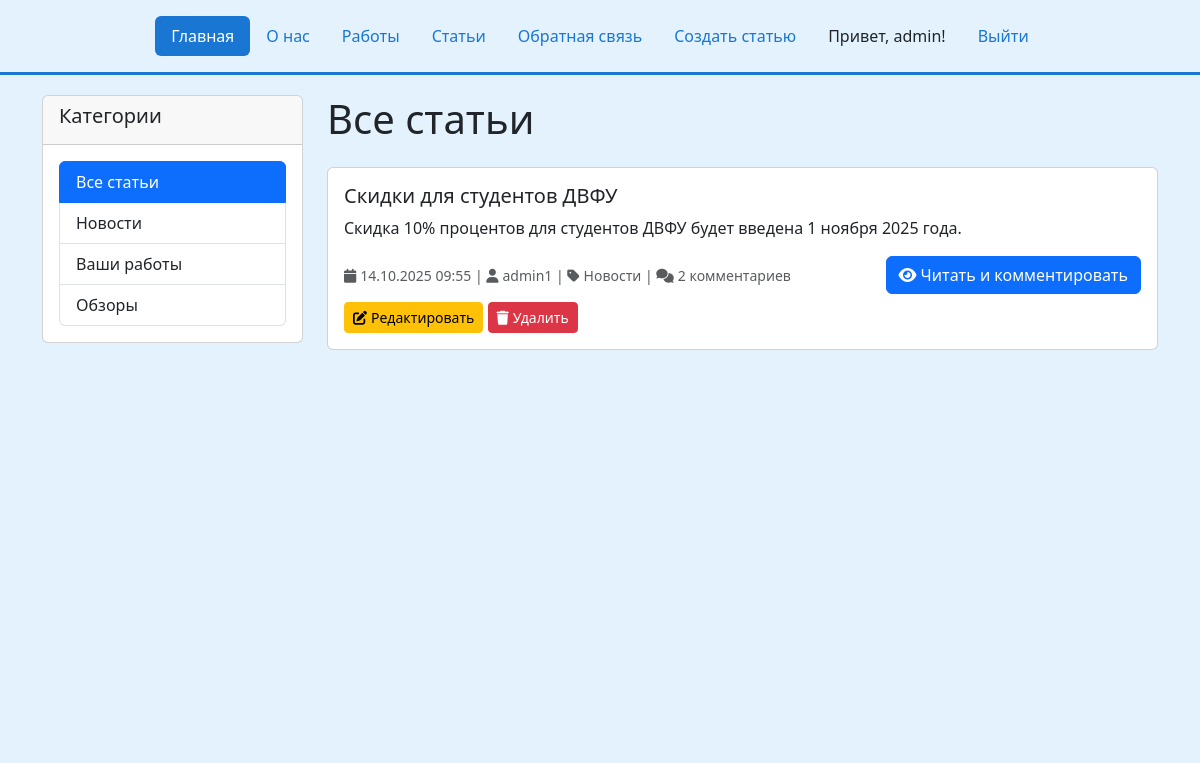
Screenshot of /articles/ (signed in) with the database file from the repository.
### my_siteApp/models.py (models this page shows, shortened)
class Article(models.Model):
    CATEGORY_CHOICES = [
        ('news', 'Новости'),
        ('works', 'Ваши работы'),
        ('review', 'Обзоры'),
    ]
    title = models.CharField(max_length=200, verbose_name="Заголовок")
    text = models.TextField(verbose_name="Текст статьи")
    created_date = models.DateTimeField(default=timezone.now, verbose_name="Дата создания")
    category = models.CharField(
        max_length=20,
        choices=CATEGORY_CHOICES,
        default='news',
        verbose_name="Категория"
    )
    user = models.ForeignKey(
        User,
        on_delete=models.CASCADE,
        related_name='articles',
        verbose_name="Автор"
    )
    class Meta:
        ordering = ['-created_date']

### my_siteApp/views.py (the view)
# urls.py: path('articles/', views.articles_list, name='articles_list'),
def articles_list(request, category=None):
    articles = Article.objects.all()
    if category:
        valid_categories = dict(Article.CATEGORY_CHOICES).keys()
        if category not in valid_categories:
            messages.error(request, 'Неверная категория')
            return redirect('articles_list')
        articles = articles.filter(category=category)
    context = {
        'articles': articles,
        'current_category': category,
        'category_choices': Article.CATEGORY_CHOICES,
    }
    return render(request, 'my_siteApp/articles_list.html', context)

### my_siteApp/templates/my_siteApp/articles_list.html (shortened to what this page needs)
{% extends 'my_siteApp/base.html' %}
{% load static %}
{% block content %}
<div class="row">
    <div class="col-md-3">
        <div class="card mb-4">
            <div class="card-header">
                <h5>Категории</h5>
            </div>
            <div class="card-body">
                <div class="list-group">
                    <a href="{% url 'articles_list' %}"
                       class="list-group-item list-group-item-action {% if not current_category %}active{% endif %}">
                        Все статьи
                    </a>
                    {% for value, label in category_choices %}
                    <a href="{% url 'articles_by_category' value %}"
                       class="list-group-item list-group-item-action {% if current_category == value %}active{% endif %}">
                        {{ label }}
                    </a>
                    {% endfor %}
                </div>
            </div>
        </div>
    </div>
    <div class="col-md-9">
        <h1 class="mb-4">
            {% if current_category %}
            {{ current_category|title }}
            {% else %}
            Все статьи
            {% endif %}
        </h1>
        {% if articles %}
            {% for article in articles %}
            <div class="card mb-4">
                <div class="card-body">
                    <h5 class="card-title">{{ article.title }}</h5>
                    <p class="card-text">{{ article.text|truncatewords:30 }}</p>
                    <div class="d-flex justify-content-between align-items-center">
                        <small class="text-muted">
                            <i class="fas fa-calendar me-1"></i>{{ article.created_date|date:"d.m.Y H:i" }} |
                            <i class="fas fa-user me-1"></i>{{ article.user.username }} |
                            <i class="fas fa-tag me-1"></i>{{ article.get_category_display }} |
                            <i class="fas fa-comments me-1"></i>{{ article.comments.count }} комментариев
                        </small>
                        <a href="{% url 'news_detail' article.id %}" class="btn btn-primary">
                            <i class="fas fa-eye me-1"></i>Читать и комментировать
                        </a>
                    </div>
                    {% if user == article.user or user.is_superuser %}
                    <div class="mt-2">
                        <a href="{% url 'edit_article' article.id %}" class="btn btn-sm btn-warning">
                            <i class="fas fa-edit me-1"></i>Редактировать
                        </a>
                        <a href="{% url 'delete_article' article.id %}" class="btn btn-sm btn-danger">
                            <i class="fas fa-trash me-1"></i>Удалить
                        </a>
                    </div>
                    {% endif %}
                </div>
            </div>
            {% endfor %}
        {% else %}
            <div class="alert alert-info">
                <i class="fas fa-info-circle me-2"></i>Статьи не найдены.
            </div>
        {% endif %}
    </div>
</div>
{% endblock %}

### my_siteApp/templates/my_siteApp/base.html (shortened to what this page needs)
<!DOCTYPE html>
<html lang="ru">
<head>
    <link rel="stylesheet" href="https://cdn.jsdelivr.net/npm/bootstrap@5.3.3/dist/css/bootstrap.min.css">
    <link rel="stylesheet" href="https://cdnjs.cloudflare.com/ajax/libs/font-awesome/6.0.0/css/all.min.css">
</head>
<body>
    <div class="container">
        <header class="d-flex justify-content-center py-3">
            <ul class="nav nav-pills">
                <li class="nav-item">
                    <a href="/" class="nav-link active" aria-current="page">Главная</a>
                </li>
                <li class="nav-item">
                    <a href="/about/" class="nav-link">О нас</a>
                </li>
                <li class="nav-item">
                    <a href="/works/" class="nav-link">Работы</a>
                </li>
                <li class="nav-item">
                    <a href="/articles/" class="nav-link">Статьи</a>
                </li>
                <li class="nav-item">
                    <a href="/feedback/" class="nav-link">Обратная связь</a>
                </li>
                {% if user.is_authenticated %}
                <li class="nav-item">
                    <a href="/create-article/" class="nav-link">Создать статью</a>
                </li>
                <li class="nav-item">
                    <span class="nav-link text-dark">Привет, {{ user.username }}!</span>
                </li>
                <li class="nav-item">
                    <form method="post" action="{% url 'logout' %}" class="d-inline">
                        <button type="submit" class="btn btn-link nav-link">Выйти</button>
                    </form>
                </li>
                {% endif %}
            </ul>
        </header>
    </div>
    <div class="b-example-divider"></div>
    <div class="content-container">
        <div class="container">
            {% block content %}{% endblock %}
        </div>
    </div>
</body>
</html>

### my_siteApp/templates/my_siteApp/base.html (style rules this page uses)
body { background-color: #e3f2fd; margin: 0; padding: 0; min-height: 100vh; }
.content-container { background-color: #e3f2fd; min-height: calc(100vh - 140px); padding: 20px 0; }
.nav-pills .nav-link.active { background-color: #1976d2; }
.nav-link { color: #1976d2; }
.b-example-divider { height: 3px; background-color: #1976d2; margin: 0; }

### rows the page displays
Article: title "Скидки для студентов ДВФУ", text "Скидка 10% процентов для студентов ДВФУ будет введена 1 ноября 2025 года.", created_date "14.10.2025 09:55", user.username "admin1", category "Новости", comments.count "2", shows "Редактировать"

### other values shown
{{ user.username }} "admin"
{{ label }} "Новости" "Ваши работы" "Обзоры"
